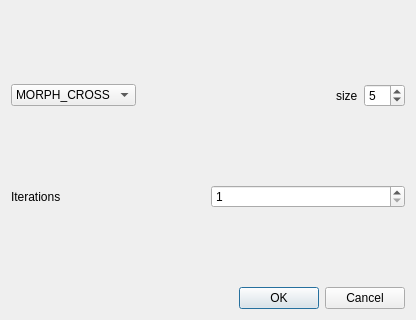
<?xml version="1.0" encoding="UTF-8"?>
<ui version="4.0">
 <class>dilatedlg</class>
 <widget class="QDialog" name="dilatedlg">
  <property name="geometry">
   <rect>
    <x>0</x>
    <y>0</y>
    <width>416</width>
    <height>320</height>
   </rect>
  </property>
  <property name="windowTitle">
   <string>Dialog</string>
  </property>
  <layout class="QVBoxLayout" name="verticalLayout_2">
   <item>
    <layout class="QVBoxLayout" name="verticalLayout">
     <item>
      <spacer name="verticalSpacer">
       <property name="orientation">
        <enum>Qt::Vertical</enum>
       </property>
       <property name="sizeHint" stdset="0">
        <size>
         <width>20</width>
         <height>40</height>
        </size>
       </property>
      </spacer>
     </item>
     <item>
      <layout class="QHBoxLayout" name="horizontalLayout">
       <item>
        <widget class="QComboBox" name="kernel_combo">
         <item>
          <property name="text">
           <string>MORPH_CROSS</string>
          </property>
         </item>
         <item>
          <property name="text">
           <string>MORPH_RECT</string>
          </property>
         </item>
        </widget>
       </item>
       <item>
        <spacer name="horizontalSpacer">
         <property name="orientation">
          <enum>Qt::Horizontal</enum>
         </property>
         <property name="sizeHint" stdset="0">
          <size>
           <width>40</width>
           <height>20</height>
          </size>
         </property>
        </spacer>
       </item>
       <item>
        <layout class="QHBoxLayout" name="horizontalLayout_3">
         <item>
          <widget class="QLabel" name="label_2">
           <property name="text">
            <string>size</string>
           </property>
          </widget>
         </item>
         <item>
          <widget class="QSpinBox" name="kernel_size_spin">
           <property name="value">
            <number>5</number>
           </property>
          </widget>
         </item>
        </layout>
       </item>
      </layout>
     </item>
     <item>
      <spacer name="verticalSpacer_2">
       <property name="orientation">
        <enum>Qt::Vertical</enum>
       </property>
       <property name="sizeHint" stdset="0">
        <size>
         <width>20</width>
         <height>40</height>
        </size>
       </property>
      </spacer>
     </item>
     <item>
      <layout class="QHBoxLayout" name="horizontalLayout_2">
       <item>
        <widget class="QLabel" name="label">
         <property name="text">
          <string>Iterations</string>
         </property>
        </widget>
       </item>
       <item>
        <widget class="QSpinBox" name="iteration_spin">
         <property name="minimum">
          <number>1</number>
         </property>
        </widget>
       </item>
      </layout>
     </item>
     <item>
      <spacer name="verticalSpacer_3">
       <property name="orientation">
        <enum>Qt::Vertical</enum>
       </property>
       <property name="sizeHint" stdset="0">
        <size>
         <width>20</width>
         <height>40</height>
        </size>
       </property>
      </spacer>
     </item>
    </layout>
   </item>
   <item>
    <widget class="QDialogButtonBox" name="buttonBox">
     <property name="orientation">
      <enum>Qt::Horizontal</enum>
     </property>
     <property name="standardButtons">
      <set>QDialogButtonBox::Cancel|QDialogButtonBox::Ok</set>
     </property>
    </widget>
   </item>
  </layout>
 </widget>
 <resources/>
 <connections>
  <connection>
   <sender>buttonBox</sender>
   <signal>accepted()</signal>
   <receiver>dilatedlg</receiver>
   <slot>accept()</slot>
   <hints>
    <hint type="sourcelabel">
     <x>248</x>
     <y>254</y>
    </hint>
    <hint type="destinationlabel">
     <x>157</x>
     <y>274</y>
    </hint>
   </hints>
  </connection>
  <connection>
   <sender>buttonBox</sender>
   <signal>rejected()</signal>
   <receiver>dilatedlg</receiver>
   <slot>reject()</slot>
   <hints>
    <hint type="sourcelabel">
     <x>316</x>
     <y>260</y>
    </hint>
    <hint type="destinationlabel">
     <x>286</x>
     <y>274</y>
    </hint>
   </hints>
  </connection>
 </connections>
</ui>
